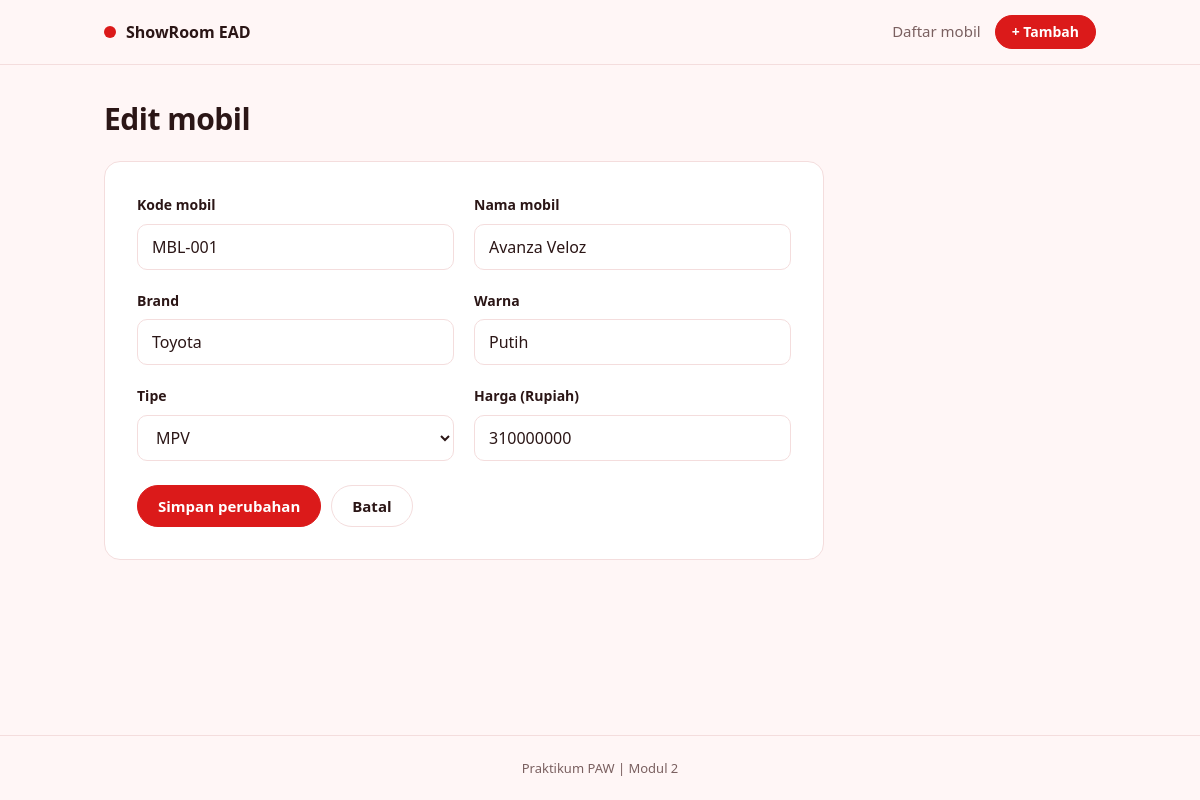
Page /update.php?id=1 on the committed database.
### tables this page shows
CREATE TABLE `showroom_mobil` (
  `id` int(10) UNSIGNED NOT NULL,
  `kode_mobil` varchar(20) NOT NULL,
  `nama_mobil` varchar(100) NOT NULL,
  `brand_mobil` varchar(50) NOT NULL,
  `warna_mobil` varchar(30) NOT NULL,
  `tipe_mobil` varchar(20) NOT NULL,
  `harga_mobil` decimal(13,2) NOT NULL,
  `created_at` timestamp NOT NULL DEFAULT current_timestamp()
);

### functions.php (called while the page is built, shortened)
<?php
$pilihan_tipe = ['MPV', 'SUV', 'Sedan', 'Hatchback'];
function h($teks)
{
    return htmlspecialchars((string) $teks, ENT_QUOTES, 'UTF-8');
}
function input($sumber, $nama)
{
    if (isset($sumber[$nama]) && is_string($sumber[$nama])) {
        return trim($sumber[$nama]);
    }
    return '';
}
function cari_mobil($conn, $id)
{
    $stmt = $conn->prepare('SELECT * FROM showroom_mobil WHERE id = ?');
    $stmt->execute([$id]);
    return $stmt->get_result()->fetch_assoc();
}

### form_mobil.php (the view, shortened to what this page needs)
<div class="fields">
    <div class="field">
        <label for="kode_mobil">Kode mobil</label>
        <input class="kapital" type="text" id="kode_mobil" name="kode_mobil" maxlength="20" placeholder="MBL-001" value="<?= h($mobil['kode_mobil']) ?>">
    </div>
    <div class="field">
        <label for="nama_mobil">Nama mobil</label>
        <input type="text" id="nama_mobil" name="nama_mobil" maxlength="100" placeholder="Avanza Veloz" value="<?= h($mobil['nama_mobil']) ?>">
    </div>
    <div class="field">
        <label for="brand_mobil">Brand</label>
        <input type="text" id="brand_mobil" name="brand_mobil" maxlength="50" placeholder="Toyota" value="<?= h($mobil['brand_mobil']) ?>">
    </div>
    <div class="field">
        <label for="warna_mobil">Warna</label>
        <input type="text" id="warna_mobil" name="warna_mobil" maxlength="30" placeholder="Putih" value="<?= h($mobil['warna_mobil']) ?>">
    </div>
    <div class="field">
        <label for="tipe_mobil">Tipe</label>
        <select id="tipe_mobil" name="tipe_mobil">
            <?php foreach ($pilihan_tipe as $tipe): ?>
                <option value="<?= h($tipe) ?>" <?= $tipe === $mobil['tipe_mobil'] ? 'selected' : '' ?>><?= h($tipe) ?></option>
            <?php endforeach ?>
        </select>
    </div>
    <div class="field">
        <label for="harga_mobil">Harga (Rupiah)</label>
        <input type="number" id="harga_mobil" name="harga_mobil" min="1" step="0.01" placeholder="310000000" value="<?= h($mobil['harga_mobil']) ?>">
    </div>
</div>

### styles.css (style rules this page uses)
:root { --merah: #DB1A1A; --merah-tua: #B91414; --latar: #FFF6F6; --putih: #FFFFFF; --merah-muda: #FDE9E9; --garis: #F4DDDD; --teks: #2B1616; --teks-pudar: #7A6060; }
* { box-sizing: border-box; }
body { margin: 0; background: var(--latar); color: var(--teks); font: 16px/1.55 system-ui, -apple-system, "Segoe UI", Roboto, Arial, sans-serif; }
input, select { width: 100%; height: 46px; padding: 0 14px; border: 1px solid var(--garis); border-radius: 10px; background: var(--putih); color: var(--teks); font: inherit; }
input::placeholder { color: #B9A3A3; }
.kapital { text-transform: uppercase; }
.kapital::placeholder { text-transform: none; }
label { display: block; margin-bottom: 8px; font-size: 14px; font-weight: 600; }
.fields { display: grid; grid-template-columns: 1fr 1fr; gap: 20px; }

### rows in the picture
showroom_mobil: kode_mobil "MBL-001", nama_mobil "Avanza Veloz", brand_mobil "Toyota", warna_mobil "Putih", harga_mobil "310000000"

### other values in the picture
form field tipe_mobil "MPV"
